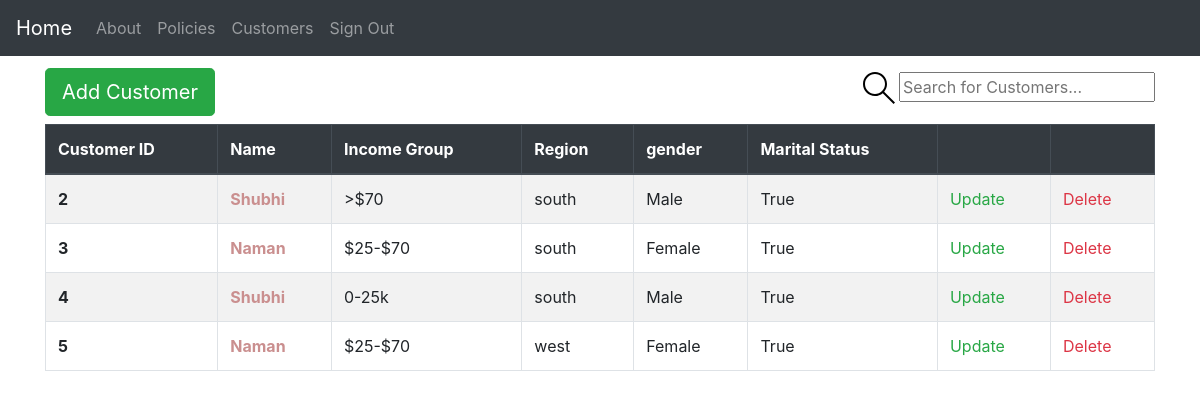
The page /customers/ (signed in) on the database as committed earlier.
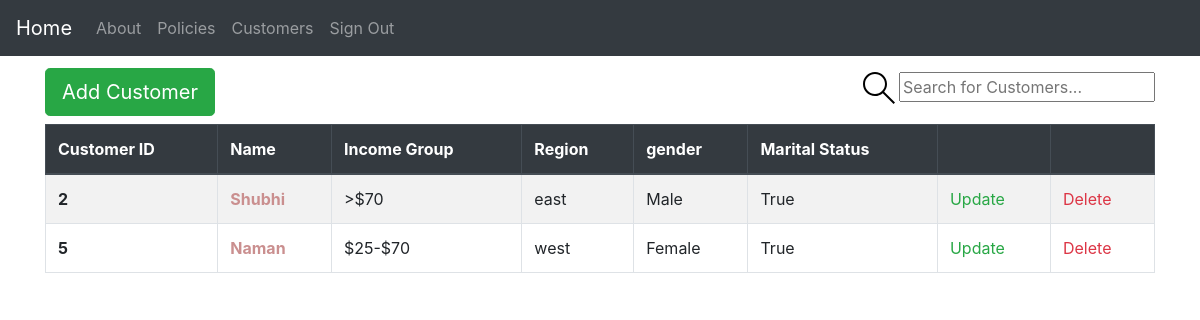
The same page on the database as committed later.
### insurance/base/models.py (models this page shows, shortened)
class BaseModel(models.Model):
    created_at = models.DateTimeField(auto_now_add=True)
    updated_at = models.DateTimeField(auto_now=True)
    class Meta:
        abstract = True

class Customer(BaseModel):
    GENDER_CHOICES = (
        ("Male", "Male"),
        ("Female", "Female"),
        ("Other", "Other"),
    )
    INCOME_CHOICES = (
        ("0-25k", "0-$25k"),
        (">$70", ">$70K"),
        ("$25-$70", "$25-$70K"),
    )
    REGION_CHOICES = (
        ("east", "east"),
        ("west", "west"),
        ("south", "south"),
        ("north", "north"),
    )
    name = models.CharField(max_length=50)
    gender = models.CharField(max_length=50, choices=GENDER_CHOICES)
    income_group = models.CharField(max_length=50, choices=INCOME_CHOICES)
    region = models.CharField(max_length=50, choices=REGION_CHOICES)
    marital_status = models.BooleanField(default=False)
    class Meta:
        verbose_name = "Customer"
        verbose_name_plural = "Customers"

### insurance/base/views.py (the view)
# urls.py: path("customers/", view=customer_view, name="customers"),
@login_required(login_url="account_login")
def customer_view(request):
    order_by = request.GET.get("order_by", "created_at")
    q = request.GET.get("q") if request.GET.get("q") is not None else ""
    customers = Customer.objects.filter(
        Q(id__icontains=q) | Q(name__icontains=q)
    ).order_by(order_by)
    context = {"customers": customers}
    return render(request, "customer/customers.html", context)

### insurance/utils/context_processors.py (called while the page is built)
def settings_context(_request):
    return {"DEBUG": settings.DEBUG}

### insurance/templates/customer/customers.html (shortened to what this page needs)
{% extends 'base.html' %}
{% block content %}
<div class="header">
  <a href="{% url 'base:createCustomer' %}" class="btn btn-success btn-lg my-2" role="button" aria-disabled="true">Add
    Customer</a>
  <form class="header__search" method="GET" action="{% url 'base:customers' %}">
    <label>
      <input placeholder="Search for Customers..." name="q" />
    </label>
  </form>
</div>
{% include 'customer/customer_table.html' %}
{% endblock content %}

### insurance/templates/customer/customer_table.html (shortened to what this page needs)
<table class="table table-bordered table-striped">
  <thead class="thead-dark">
    <tr>
      <th scope="col"><a href="?order_by=id">Customer ID</a></th>
      <th scope="col"><a href="?order_by=name">Name</a></th>
      <th scope="col"><a href="?order_by=income_group">Income Group</a></th>
      <th scope="col"><a href="?order_by=region">Region</a></th>
      <th scope="col"><a href="?order_by=gender">gender</a></th>
      <th scope="col"><a href="?order_by=marital_status">Marital Status</a></th>
      <th scope="col"></th>
      <th scope="col"></th>
    </tr>
  </thead>
  <tbody>
    {% for customer in customers %}
    <tr>
      <th scope="row">
        {{ customer.id }}
      </th>
      <td class="font-weight-bold">
        <a href="{% url 'base:customerDetail' customer.id %}">{{ customer.name }}</a>
      </td>
      <td>{{customer.income_group}}</td>
      <td>{{customer.region}}</td>
      <td>{{customer.gender | title}}</td>
      <td>{{customer.marital_status}}</td>
      <td>
        <a href=" {% url 'base:updateCustomer' customer.id %}" class="text-success">Update</a>
      </td>
      <td>
        <a href="{% url 'base:deleteCustomer' customer.id %}" class="text-danger">Delete</a>
      </td>
    </tr>
    {% endfor %}
  </tbody>
</table>

Rows that differ between the two databases and show on the page:
removed Customer: id "3", name "Naman", income_group "$25-$70", region "south", gender "Female", marital_status "True"
removed Customer: id "4", name "Shubhi", income_group "0-25k", region "south", gender "Male", marital_status "True"
changed Customer "Shubhi": region "south" → "east"
